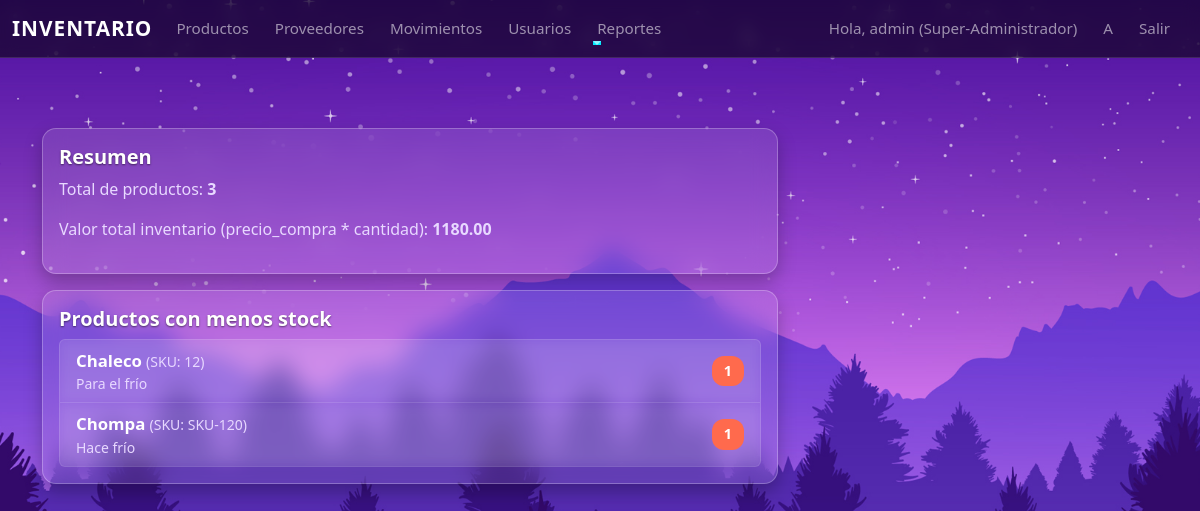
/dashboard (signed in), run on the app's committed database.
### app/models.py (models this page shows, shortened)
class User(UserMixin, db.Model):
    __tablename__ = 'usuarios'
    id = db.Column(db.Integer, primary_key=True)
    username = db.Column(db.String(80), unique=True, nullable=False)
    email = db.Column(db.String(120), unique=True, nullable=False)
    password_hash = db.Column(db.String(128), nullable=False)
    role_id = db.Column(db.Integer, db.ForeignKey('roles.id'), nullable=False)

class Role(db.Model):
    __tablename__ = 'roles'
    id = db.Column(db.Integer, primary_key=True)
    name = db.Column(db.String(64), unique=True, nullable=False)  # e.g. Super-Administrador, Almacenista, Consultor
    description = db.Column(db.String(200))
    users = db.relationship('User', backref='role', lazy=True)

class Product(db.Model):
    __tablename__ = 'productos'
    id = db.Column(db.Integer, primary_key=True)
    nombre = db.Column(db.String(200), nullable=False)
    descripcion = db.Column(db.Text)
    sku = db.Column(db.String(80), unique=True, nullable=False)
    cantidad = db.Column(db.Integer, default=0)
    stock_minimo = db.Column(db.Integer, default=1)
    precio_compra = db.Column(db.Float, default=0.0)
    precio_venta = db.Column(db.Float, default=0.0)
    proveedor_id = db.Column(db.Integer, db.ForeignKey('proveedores.id'))
    movimientos = db.relationship(
    'InventoryMovement',
    backref='producto',
    lazy=True,
    cascade="all, delete-orphan"
)

### app/routes.py (the view)
@bp.route('/dashboard')
@login_required
def dashboard():
    total_products = Product.query.count()
    total_value = sum([p.cantidad * (p.precio_compra or 0) for p in Product.query.all()])
    low_stock = Product.query.filter(Product.cantidad <= Product.stock_minimo).order_by(Product.cantidad.asc()).limit(5).all()
    return render_template('dashboard.html', total_products=total_products, total_value=total_value, low_stock=low_stock)

### app/models.py (called while the page is built)
@login_manager.user_loader
def load_user(user_id):
    return User.query.get(int(user_id))

### app/templates/dashboard.html (shortened to what this page needs)
{% extends "base.html" %}
{% block content %}
<div class="row">
  <div class="col-md-8">
    <div class="card mb-3">
      <div class="card-body">
        <h5>Resumen</h5>
        <p>Total de productos: <strong>{{ total_products }}</strong></p>
        <p>Valor total inventario (precio_compra * cantidad): <strong>{{ "{:.2f}".format(total_value) }}</strong></p>
      </div>
    </div>
    <div class="card">
      <div class="card-body">
        <h5>Productos con menos stock</h5>
        <ul class="list-group">
          {% for p in low_stock %}
          <li class="list-group-item d-flex justify-content-between">
            <div>
              <strong>{{ p.nombre }}</strong> <small> (SKU: {{ p.sku }}) </small>
              <div class="small text-muted">{{ p.descripcion }}</div>
            </div>
            <span class="badge bg-danger align-self-center">{{ p.cantidad }}</span>
          </li>
          {% endfor %}
        </ul>
      </div>
    </div>
  </div>
</div>
{% endblock %}

### app/templates/base.html (shortened to what this page needs)
<!doctype html>
<html lang="es">
<head>
  <link href="https://cdn.jsdelivr.net/npm/bootstrap@5.3.2/dist/css/bootstrap.min.css" rel="stylesheet">
  <link rel="stylesheet" href="{{ url_for('static', filename='styles.css') }}">
</head>
<body>
<nav class="navbar navbar-expand-lg navbar-dark bg-dark mb-3">
  <div class="container-fluid">
    <a class="navbar-brand" href="{{ url_for('main.dashboard') }}">Inventario</a>
    <div class="collapse navbar-collapse" id="nav">
      <ul class="navbar-nav me-auto">
        {% if current_user.is_authenticated %}
        <li class="nav-item"><a class="nav-link" href="{{ url_for('main.productos_list') }}">Productos</a></li>
        <li class="nav-item"><a class="nav-link" href="{{ url_for('main.proveedores_list') }}">Proveedores</a></li>
        <li class="nav-item"><a class="nav-link" href="{{ url_for('main.movimientos_list') }}">Movimientos</a></li>
        {% if current_user.is_authenticated and current_user.role.name == 'Super-Administrador' %}
        <li class="nav-item">
        <a class="nav-link" href="{{ url_for('main.users_list') }}">Usuarios</a>
        </li>
        {% endif %}
        <li class="nav-item dropdown">
          <a class="nav-link dropdown-toggle" href="#" data-bs-toggle="dropdown">Reportes</a>
        </li>
        {% endif %}
      </ul>
      <ul class="navbar-nav">
        {% if current_user.is_authenticated %}
          <li class="nav-item"><span class="nav-link">Hola, {{ current_user.username }} ({{ current_user.role.name }})</span></li>
          {% if current_user.role.name == 'Super-Administrador' %}
            <li class="nav-item"><a class="nav-link" href="{{ url_for('main.register') }}">A</a></li>
          {% endif %}
          <li class="nav-item"><a class="nav-link" href="{{ url_for('main.logout') }}">Salir</a></li>
        {% else %}
          <li class="nav-item"><a class="nav-link" href="{{ url_for('main.login') }}">Iniciar sesión</a></li>
        {% endif %}
      </ul>
    </div>
  </div>
</nav>
<div class="container">
  {% block content %}{% endblock %}
</div>
</body>
</html>

### app/static/styles.css (style rules this page uses)
.navbar { background: rgba(0,0,0,0.55) !important; backdrop-filter: blur(8px); border-bottom: 1px solid rgba(255,255,255,0.12); transition: background 0.3s ease; }
.navbar-brand { font-weight: 700; font-size: 1.3rem; letter-spacing: 1px; text-transform: uppercase; transition: transform .2s ease; }
.nav-link { position: relative; margin-right: 10px; font-size: 0.95rem; transition: color .2s ease; }
.nav-link::after { content: ""; position: absolute; width: 0; height: 2px; bottom: 3px; left: 0; background-color: #00eaff; transition: width .25s ease-in-out; }
.container { margin-top: 70px; }
html, body { height: 100%; margin: 0; padding: 0; }
body { background-image: url("../img.jpg"); background-size: cover; background-position: center; background-repeat: no-repeat; background-attachment: fixed; }
.card { background: rgba(255, 255, 255, 0.10) !important; backdrop-filter: blur(12px); border: 1px solid rgba(255, 255, 255, 0.25); box-shadow: 0 8px 18px rgba(0, 0, 0, 0.25); border-radius: 14px !important; }
.card-body h5 { font-weight: 700; font-size: 1.25rem; color: #ffffff; text-shadow: 0 1px 2px rgba(0,0,0,0.5); }
.card-body p, .card-body div, .small.text-muted { color: #E8D9FF !important; }
.list-group-item { background: rgba(255,255,255,0.08) !important; border: 1px solid rgba(255,255,255,0.12); color: #fff; backdrop-filter: blur(6px); transition: background 0.15s ease; }
.list-group-item strong { font-size: 1.05rem; color: #FFFFFF; }
.badge.bg-danger { background: #FF6A4D !important; font-size: 0.9rem; padding: 8px 12px; border-radius: 12px; }
.row { margin-top: 25px; }

### data on the page
User: username "admin"
Role: role.name "Super-Administrador"
Product: nombre "Chaleco", sku "12", descripcion "Para el frío", cantidad "1"
Product: nombre "Chompa", sku "SKU-120", descripcion "Hace frío", cantidad "1"

### other printed values
{{ total_products }} "3"
{{ "{:.2f}".format(total_value) }} "1180.00"
